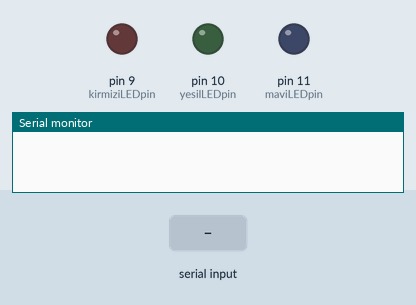
This sketch was run on a simulated Arduino Uno, built with avr-gcc and run on an emulated ATmega328P. On the bench: output pins drawn as LEDs (lit = HIGH), the last lines printed to the serial monitor. Inputs (shaded band) come from the test bench.

Above: at 1.2 s.
1.3 s: ")" received over the second serial link
At 1.9 s:
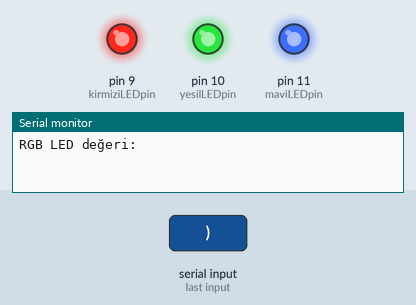
Timing chart, 0 to 4.3 s (numbered marks = the images above; inputs shaded):
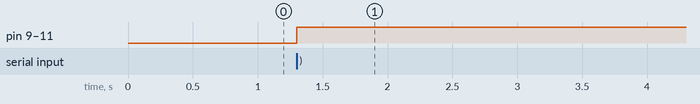

The sketch:

8.4.4._Android_program_ile_HC-06_RGB_LED_renk_kontrolu.ino
```cpp
#include <SoftwareSerial.h>  //kütüphaneler eklenir.
#include <Wire.h>
SoftwareSerial BTserial(0,1); // RX and TX pins
int kirmiziLEDpin = 9; //LEDlerin pin numaraları atanır.
int yesilLEDpin = 10;
int maviLEDpin = 11;

String RGB = "";
String RGB_onceki = "255.255.255";
String ON = "ON";
String OFF = "OFF";
boolean RGB_tamam = false;

void setup()
{
pinMode (kirmiziLEDpin, OUTPUT); //kırmızı LED pin çıkış olarak tanımlanır.
pinMode (yesilLEDpin, OUTPUT);   //yeşil LED pin çıkış olarak tanımlanır.
pinMode (maviLEDpin, OUTPUT);    //mavi LED pin çıkış olarak tanımlanır.
Serial.begin(9600); //modülün iletişim hızı belirlenir.
BTserial.begin(9600);
RGB.reserve(30);
}

void loop()
{
while(BTserial.available())  //eğer porttan herhangi bir veri girişi olursa...
{
char c = (char)BTserial.read();  //modülden seri iletişim okunur ve c isimli değişkene atanır.
if(c == ')')
{
RGB_tamam = true;
}else{
RGB += c;
}
}
if(RGB_tamam)
{
Serial.print("RGB LED değeri:");
Serial.println(RGB);
if(RGB==ON)
{
RGB = RGB_onceki;
RGB_LED();
}
else if(RGB==OFF)
{
RGB = "0.0.0";
RGB_LED();
}else{
RGB_LED();
RGB_onceki = RGB;
}
RGB = "";
RGB_tamam = false;
}
}
void RGB_LED()
{
int SP1 = RGB.indexOf(' ');
int SP2 = RGB.indexOf(' ', SP1+1);
int SP3 = RGB.indexOf(' ', SP2+1);
String R = RGB.substring(0, SP1);
String G = RGB.substring(SP1+1, SP2);
String B = RGB.substring(SP2+1, SP3);
//Kullandığınız RGB'in ortak anot ya da ortak katot olma durumuna göre...
//analogWrite(kirmiziLEDpin, (R.toInt()));//eğer renkler ters çalışırsa aktif hale getirin
//analogWrite(yesilLEDpin, (G.toInt()));//ve aşağıdaki 3 satırı pasif yapın...
//analogWrite(maviLEDpin, (B.toInt()));
analogWrite(kirmiziLEDpin, (255-R.toInt()));//eğer renkler ters çalışırsa aktif hale getirin...
analogWrite(yesilLEDpin, (255-G.toInt()));//ve yukardaki 3 satırı pasif yapın...
analogWrite(maviLEDpin, (255-B.toInt()));
}
```

Measured:
- after the input at 1.3 s, pin 9 (kirmiziLEDpin), pin 10 (yesilLEDpin), pin 11 (maviLEDpin): LOW → HIGH at once
